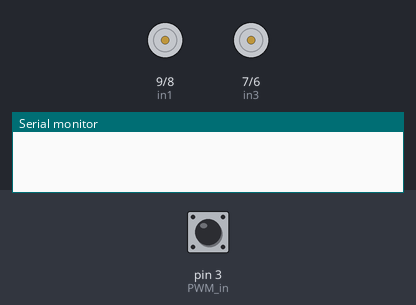
Simulated run of this sketch. Board: Arduino Uno, built with avr-gcc and run on an emulated ATmega328P. Parts: motor-driver pin pairs drawn as motors (green arrow = first pin HIGH = forward, orange = second pin HIGH = backward, longer = more drive, scaled by the enable pin), the last lines printed to the serial monitor. The inputs (shaded band) are chosen by the test bench; at power-on: pin 3 (PWM_in) LOW.

Above: at 1.2 s.
1.3 s: pin 3 (PWM_in) pulsed HIGH 2 times (0.12 s each, 0.3 s apart)
At 4.1 s:
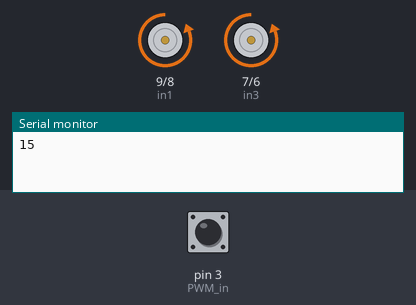
Timing chart, 0 to 10.3 s (numbered marks = the images above; inputs shaded):
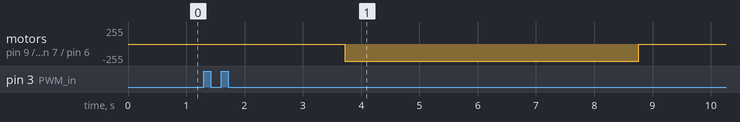

Measured:
- after the input at 1.3 s, motor on pin 9 (in1) / pin 8 (in2), motor on pin 7 (in3) / pin 6 (in4): stopped → backward 255/255 after 2.4 s, → stopped 5.0 s later

The sketch:

wheel_controller.ino
```cpp
#include <Wire.h>
#include <SoftwareSerial.h>

int value;
int enA = 10;
int in1 = 9;
int in2 = 8;
// motor two
int enB = 5;
int in3 = 7;
int in4 = 6;
int PWM_in = 3;
int PWM_freq = 50;
int PWM_value = 0;

void setup()
{
  Serial.begin(9600);
    // set all the motor control pins to outputs
  pinMode(enA, OUTPUT); // left
  pinMode(enB, OUTPUT); // right
  pinMode(in1, OUTPUT);
  pinMode(in2, OUTPUT);
  pinMode(in3, OUTPUT);
  pinMode(in4, OUTPUT);
  pinMode(PWM_in, INPUT);

}
void demoOne(int value)
{
  // this function will run the motors in both directions

  // bool value of the keys pressed
  int front = value % 2;
  int back = (value % 4 > 1);
  int left = (value % 8 > 3);
  int right = (value % 16 > 7);

  int left_speed = 0; // of range 0~255
  int right_speed = 0;

  if (left == right){
    if (front > 0){
      left_speed += 150;
      right_speed += 150;
    }
    if (back > 0){
      left_speed -= 100;
      right_speed -= 100;
    }
  }
  else if (left > 0){
    if (back > 0 && front == 0){
      left_speed = -40;
      right_speed = -250;
    }
    else if (front == 0 && back == 0){
      left_speed = -180;
      right_speed = 180;
    }
    else{
      left_speed = 40;
      right_speed = 250;
    }
  }
  else if (right > 0){
    if (back > 0 && front == 0){
      left_speed = -230;
      right_speed = -40;
    }
    else if (front == 0 && back == 0){
      left_speed = 180;
      right_speed = -180;
    }
    else{
      left_speed = 230;
      right_speed = 40;
    }
  }

  if (front > 0 && back > 0 && left > 0 && right > 0){
    left_speed = 255;
    right_speed = 255;
  }

  if (left_speed > 0){
    digitalWrite(in1, LOW);
    digitalWrite(in2, HIGH);
    analogWrite(enA, left_speed);
  }
  else if (left_speed < 0){
    digitalWrite(in1, HIGH);
    digitalWrite(in2, LOW);
    analogWrite(enA, -left_speed);
  }
  else{
    digitalWrite(in1, LOW);
    digitalWrite(in2, LOW);
    analogWrite(enA, left_speed);
  }

  if (right_speed > 0){
    digitalWrite(in3, LOW);
    digitalWrite(in4, HIGH);
    analogWrite(enB, right_speed);
  }
  else if (right_speed < 0){
    digitalWrite(in3, HIGH);
    digitalWrite(in4, LOW);
    analogWrite(enB, -right_speed);
  }
  else{
    digitalWrite(in3, LOW);
    digitalWrite(in4, LOW);
    analogWrite(enB, right_speed);
  }

  delay(20);
}

void loop()
{
  float sum = 0;

  // the commands from the local end are encoded to PWM signals
  // averaging across the values received to get higher accuracy
  for(int i = 0; i < 5; i++){
    sum += pulseIn(PWM_in, HIGH);
  }
  float mean = sum / 5;

  PWM_value = int(round(mean / 1000000 * PWM_freq * 18 - 2.5));
  PWM_value = max(PWM_value, 0);
  PWM_value = min(PWM_value, 15);

  // transmit the signal to the motors
  demoOne(PWM_value);
  Serial.println(PWM_value);
  delay(20);
}
```
